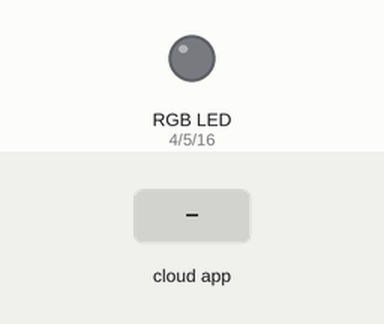
A sketch run on a simulated ESP8266 (NodeMCU). Parts: an RGB LED mixed from three pins (HIGH = lit). The inputs (shaded band) are chosen by the test bench. WiFi joins after 1.5 s; servers stay silent unless stated; the Firebase database answers and starts empty; what the sketch prints to the serial monitor is not drawn.

Above: at 2.7 s.
2.8 s: the phone or cloud app sets red to 1
At 4.2 s:
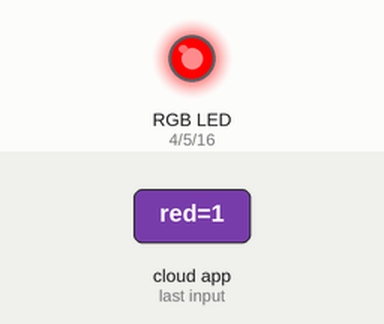
4.5 s: the phone or cloud app sets green to 1
At 5.3 s:
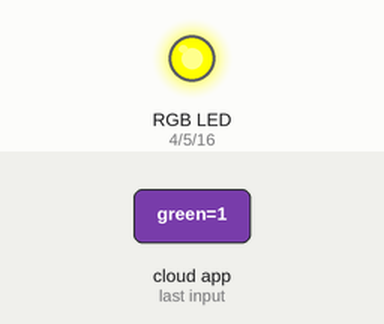
6.0 s: the phone or cloud app sets blue to 1
At 6.5 s:
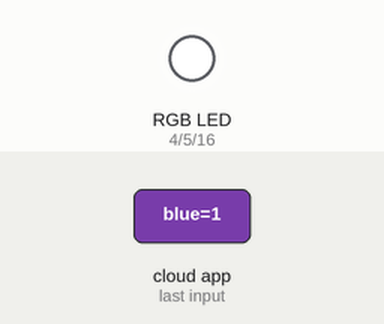
7.5 s: the phone or cloud app sets red to 0
At 8.7 s:
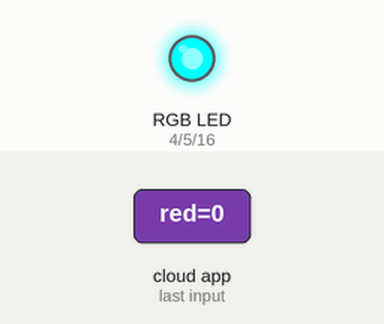
9.0 s: the phone or cloud app sets green to 0
At 10.1 s:
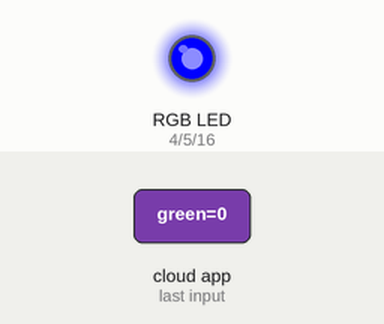
10.5 s: the phone or cloud app sets red to 1
At 12.0 s:
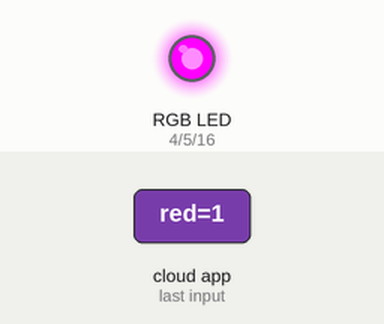
Timing chart, 0 to 13.1 s (numbered marks = the images above; inputs shaded):
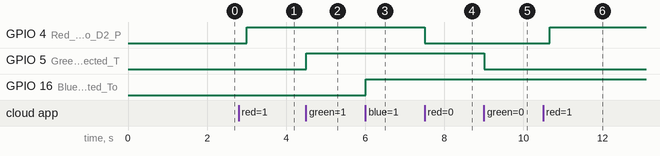

The sketch:

sketch_jul20a.ino
```cpp
// #include "FirebaseESP8266.h"
#include <ESP8266WiFi.h>
#include <Adafruit_NeoPixel.h>
#include "FirebaseESP8266.h"
#include <WiFiManager.h>

#define WIFI_SSID ""
#define WIFI_PASSWORD ""
#define NUM_LEDS 2

FirebaseData firebaseData;

Adafruit_NeoPixel leds(NUM_LEDS, 2, NEO_GRB + NEO_KHZ800);
// Current color values
int redValue = 0;
int greenValue = 0;
int blueValue = 0;

 // Set web server port number to 80
WiFiServer server(80);

void setup() {
  // put your setup code here, to run once:
  //  Serial.begin(9600);
   connectWifi();
  //  leds.begin();
   pinMode(16,OUTPUT);  // Blue led Pin Connected To D0 Pin
   pinMode(5,OUTPUT);  // Green Led Pin Connected To D1 Pin
   pinMode(4,OUTPUT);  // Red Led Connected To D2 Pin

}

void loop() {
  WiFiClient client = server.available();
  /*digitalWrite(16,blueValue);
  digitalWrite(5,greenValue);
  digitalWrite(4,redValue);*/


  if (Firebase.getInt(firebaseData, "/red")) {
    if  (firebaseData.dataType() == "int") {
      int val = firebaseData.intData();
      if (val != redValue) {
        redValue = val;
        //  setLedColor();
        digitalWrite(16,blueValue);
        digitalWrite(5,greenValue);
        digitalWrite(4,redValue);
      }
    }
  }
  if (Firebase.getInt(firebaseData, "/green")) {
    if  (firebaseData.dataType() == "int") {
      int val = firebaseData.intData();
      if (val != greenValue) {
        greenValue = val;
        // setLedColor();
        digitalWrite(16,blueValue);
        digitalWrite(5,greenValue);
        digitalWrite(4,redValue);
      }
    }
  }
  if (Firebase.getInt(firebaseData, "/blue")) {
    if  (firebaseData.dataType() == "int") {
      int val = firebaseData.intData();
      if (val != blueValue) {
        blueValue = val;
        // setLedColor();
        digitalWrite(16,blueValue);
        digitalWrite(5,greenValue);
        digitalWrite(4,redValue);
      }
    }
  }

  if(client) {
  // put your main code here, to run repeatedly:


  }


  //---for rgb led diode, code starts

   // BLUE LED ON
   /* digitalWrite(16,HIGH);
    digitalWrite(5,LOW);
    digitalWrite(4,LOW);
    delay(500);
    // GREEN LED ON
    digitalWrite(16,LOW);
    digitalWrite(5,HIGH);
    digitalWrite(4,LOW);
    delay(500);
    // RED LED ON
    digitalWrite(16,LOW);
    digitalWrite(5,LOW);
    digitalWrite(4,HIGH);
    delay(500);  */

  //---rgb led diode, code ends
}


void connectWifi() {
// WiFiManager
  // Local intialization. Once its business is done, there is no need to keep it around
  WiFiManager wifiManager;

  // Uncomment and run it once, if you want to erase all the stored information
  // wifiManager.resetSettings();

  // set custom ip for portal
  // wifiManager.setAPStaticIPConfig(IPAddress ip, IPAddress gw, IPAddress sn)
  // wifiManager.setAPIStaticConfig(IPAddress(10,0,1,1), IPAddress(10,0,1,1), IPAddress(255,255,255,0));

  // fetches ssid and pass from eeprom and tries to connect
  // if it does not connect it starts an access point with the specified name
  // here  "AutoConnectAP"
  // and goes into a blocking loop awaiting configuration
  wifiManager.autoConnect("AutoConnectAP");
  // or use this for auto generated name ESP + ChipID
  //wifiManager.autoConnect();

  // if you get here you have connected to the WiFi
  Serial.println("Connected.");

  server.begin();

  Firebase.begin("https://iotdemo-a5feb-default-rtdb.firebaseio.com/", "7UfGXx1ryefwT8u7dXsx1hgLKrqNPWVbDJFYB4sr");

}

void setLedColor() {
  leds.setPixelColor(0,leds.Color(redValue, greenValue, blueValue));

  /*for (int i=0; i < NUM_LEDS; i++)
    leds.setPixelColor(i, leds.Color(redValue, greenValue, blueValue));*/
   leds.show();

}
```

Measured:
- after the input at 2.8 s, GPIO 4 (Red_Led_Connected_To_D2_P): LOW → HIGH after 0.21 s
- after the input at 4.5 s, GPIO 5 (Green_Led_Pin_Connected_T): LOW → HIGH at once
- after the input at 6.0 s, GPIO 16 (Blue_led_Pin_Connected_To): LOW → HIGH at once
- after the input at 7.5 s, GPIO 4 (Red_Led_Connected_To_D2_P): HIGH → LOW at once
- after the input at 9.0 s, GPIO 5 (Green_Led_Pin_Connected_T): HIGH → LOW at once
- after the input at 10.5 s, GPIO 4 (Red_Led_Connected_To_D2_P): LOW → HIGH after 0.16 s
